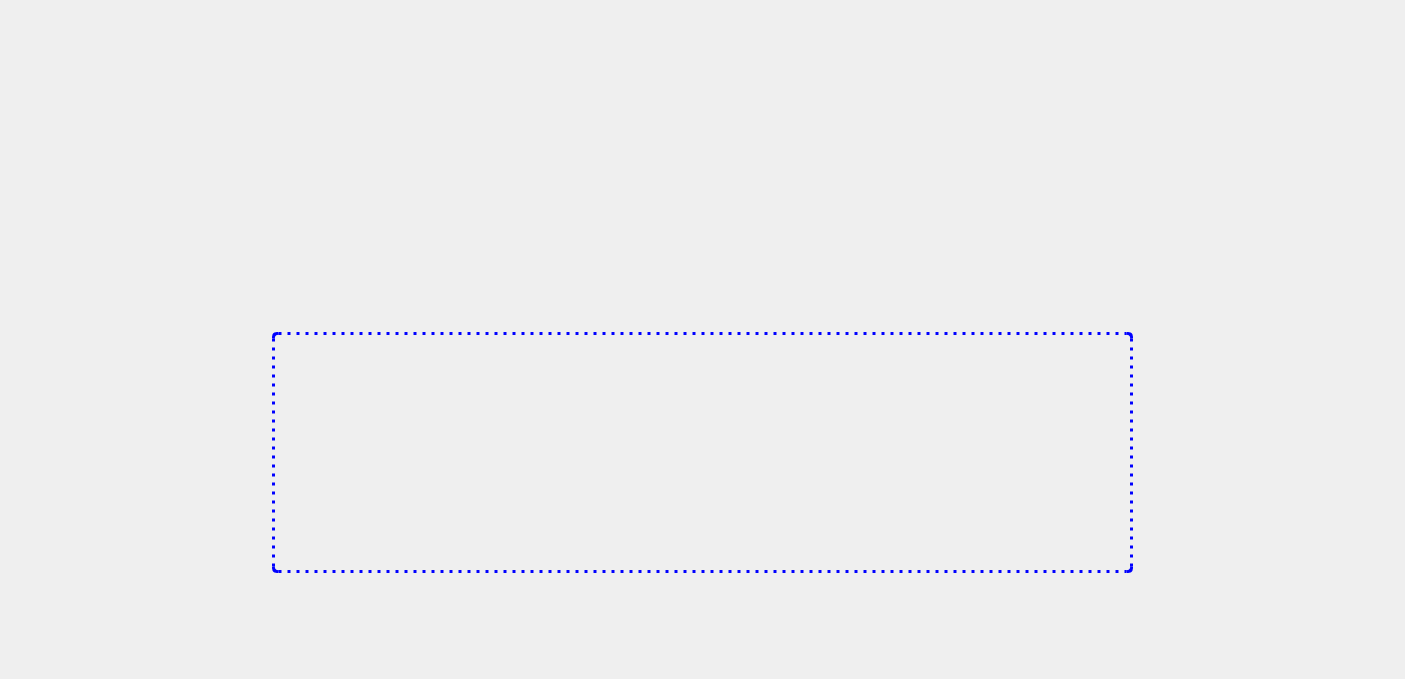
<?xml version="1.0" encoding="UTF-8"?>
<ui version="4.0">
 <class>ReagentUserWidget</class>
 <widget class="QWidget" name="ReagentUserWidget">
  <property name="geometry">
   <rect>
    <x>0</x>
    <y>0</y>
    <width>1405</width>
    <height>679</height>
   </rect>
  </property>
  <property name="sizePolicy">
   <sizepolicy hsizetype="Preferred" vsizetype="Preferred">
    <horstretch>0</horstretch>
    <verstretch>0</verstretch>
   </sizepolicy>
  </property>
  <property name="windowTitle">
   <string>Form</string>
  </property>
  <layout class="QGridLayout" name="gridLayout">
   <item row="1" column="0">
    <spacer name="horizontalSpacer_2">
     <property name="orientation">
      <enum>Qt::Horizontal</enum>
     </property>
     <property name="sizeHint" stdset="0">
      <size>
       <width>40</width>
       <height>20</height>
      </size>
     </property>
    </spacer>
   </item>
   <item row="1" column="1">
    <widget class="ReagentStripWidget" name="StripWidget" native="true">
     <property name="sizePolicy">
      <sizepolicy hsizetype="Preferred" vsizetype="Preferred">
       <horstretch>0</horstretch>
       <verstretch>0</verstretch>
      </sizepolicy>
     </property>
     <property name="minimumSize">
      <size>
       <width>523</width>
       <height>220</height>
      </size>
     </property>
     <property name="maximumSize">
      <size>
       <width>523</width>
       <height>220</height>
      </size>
     </property>
    </widget>
   </item>
   <item row="1" column="2">
    <spacer name="horizontalSpacer">
     <property name="orientation">
      <enum>Qt::Horizontal</enum>
     </property>
     <property name="sizeHint" stdset="0">
      <size>
       <width>40</width>
       <height>20</height>
      </size>
     </property>
    </spacer>
   </item>
   <item row="0" column="1">
    <spacer name="verticalSpacer_2">
     <property name="orientation">
      <enum>Qt::Vertical</enum>
     </property>
     <property name="sizeHint" stdset="0">
      <size>
       <width>20</width>
       <height>40</height>
      </size>
     </property>
    </spacer>
   </item>
   <item row="2" column="0" colspan="3" alignment="Qt::AlignHCenter">
    <widget class="ReagentPlaceHolderWidget" name="PlaceHolderWidget" native="true">
     <property name="minimumSize">
      <size>
       <width>861</width>
       <height>241</height>
      </size>
     </property>
     <property name="maximumSize">
      <size>
       <width>861</width>
       <height>241</height>
      </size>
     </property>
     <property name="styleSheet">
      <string notr="true">border: 3px dotted blue; border-radius: 5px;</string>
     </property>
    </widget>
   </item>
   <item row="3" column="1">
    <spacer name="verticalSpacer">
     <property name="orientation">
      <enum>Qt::Vertical</enum>
     </property>
     <property name="sizeHint" stdset="0">
      <size>
       <width>20</width>
       <height>40</height>
      </size>
     </property>
    </spacer>
   </item>
  </layout>
 </widget>
 <customwidgets>
  <customwidget>
   <class>ReagentStripWidget</class>
   <extends>QWidget</extends>
   <header>UIClass/WorkPlace/SubWidget/ReagentStripWidget.h</header>
   <container>1</container>
  </customwidget>
  <customwidget>
   <class>ReagentPlaceHolderWidget</class>
   <extends>QWidget</extends>
   <header>UIClass/WorkPlace/SubWidget/ReagentPlaceHolderWidget.h</header>
   <container>1</container>
  </customwidget>
 </customwidgets>
 <resources/>
 <connections/>
</ui>
